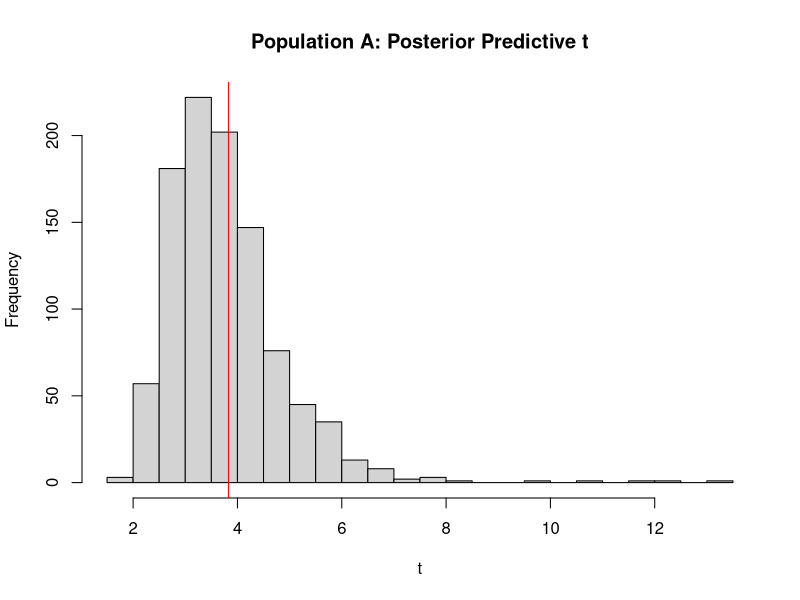
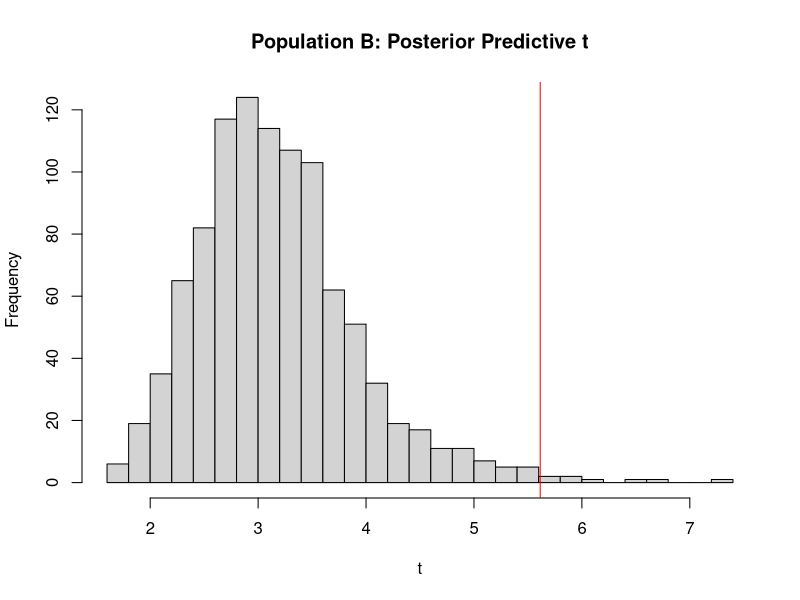

These figures' R source, in order:
## ---- chunk 1
set.seed(123)
S <- 1000

y_A <- c(12,9,12,14,13,13,15,8,15,6)
sy_A <- sum(y_A); n_A <- length(y_A)

y_B <- c(11,11,10,9,9,8,7,10,6,8,8,9,7)
sy_B <- sum(y_B); n_B <- length(y_B)

#Prior A
a_A <- 120
b_A <- 10

#Prior B
a_B <- 12
b_B <- 1

post_a_A <- a_A + sy_A
post_b_A <- n_A + b_A

post_a_B <- a_B + sy_B
post_b_B <- n_B + b_B

# Population A
theta_A <- rgamma(S, post_a_A, post_b_A)
yA_rep <- sapply(theta_A, function(lambda) rpois(n_A, lambda))
t_rep_A <- apply(yA_rep, 2, function(y) mean(y)/sd(y))
t_obs_A <- mean(y_A)/sd(y_A)

hist(t_rep_A, main="Population A: Posterior Predictive t", breaks=30, xlab="t")
abline(v=t_obs_A, col="red")
p_value_A <- mean(t_rep_A >= t_obs_A)

# Population B
theta_B <- rgamma(S, post_a_B, post_b_B)
yB_rep <- sapply(theta_B, function(lambda) rpois(n_B, lambda))
t_rep_B <- apply(yB_rep, 2, function(y) mean(y)/sd(y))
t_obs_B <- mean(y_B)/sd(y_B)

hist(t_rep_B, main="Population B: Posterior Predictive t", breaks=30, xlab="t")
abline(v=t_obs_B, col="red")
p_value_B <- mean(t_rep_B >= t_obs_B)

cat("Bayesian p-value (A):", p_value_A, "\nBayesian p-value (B):", p_value_B)
